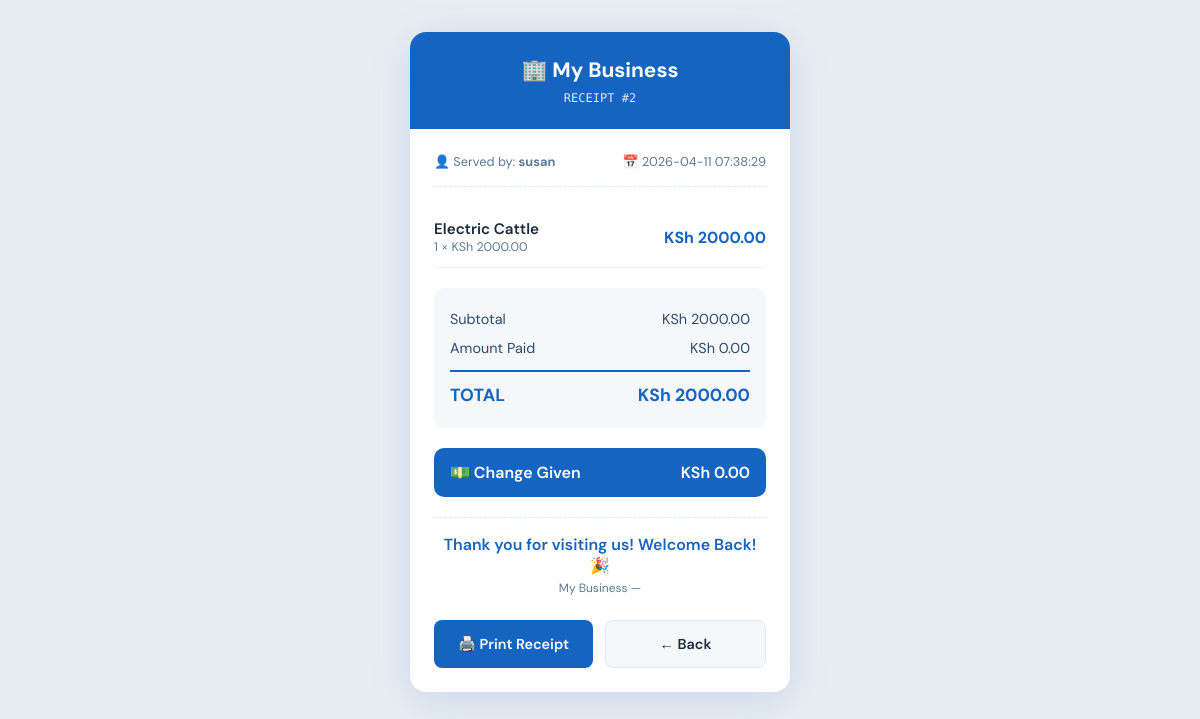
The app's page /receipt/2 (signed in) with its own data.
### tables this page shows
CREATE TABLE settings (
        id INTEGER PRIMARY KEY AUTOINCREMENT,
        business_name TEXT DEFAULT 'My Business',
        business_location TEXT DEFAULT '',
        business_currency TEXT DEFAULT 'KSh',
        business_color TEXT DEFAULT '#1565C0',
        owner_phone TEXT DEFAULT '',
        owner_email TEXT DEFAULT '',
        at_username TEXT DEFAULT '',
        at_api_key TEXT DEFAULT '',
        gmail_address TEXT DEFAULT '',
        gmail_app_password TEXT DEFAULT '',
        sms_enabled INTEGER DEFAULT 0,
        email_enabled INTEGER DEFAULT 0,
        low_stock_threshold INTEGER DEFAULT 5
    );

CREATE TABLE sales (
        id INTEGER PRIMARY KEY AUTOINCREMENT,
        seller TEXT NOT NULL,
        item_name TEXT NOT NULL,
        quantity INTEGER NOT NULL,
        unit_price REAL NOT NULL,
        total_price REAL NOT NULL,
        date_time TEXT NOT NULL
    , amount_paid REAL NOT NULL DEFAULT 0, change_given REAL NOT NULL DEFAULT 0);

### app.py (the view)
@app.route('/receipt/<int:sale_id>')
def receipt(sale_id):
    if not session.get('logged_in'):
        return redirect(url_for('login'))
    conn = get_db()
    sale = conn.execute("SELECT * FROM sales WHERE id=?",(sale_id,)).fetchone()
    conn.close()
    settings = get_settings()
    return render_template('receipt.html', sale=dict(sale), settings=settings)

### app.py (called while the page is built)
def get_db():
    conn = sqlite3.connect('sales.db')
    conn.row_factory = sqlite3.Row
    return conn

def get_settings():
    conn = get_db()
    row = conn.execute("SELECT * FROM settings LIMIT 1").fetchone()
    conn.close()
    return dict(row) if row else {}

### templates/receipt.html (shortened to what this page needs)
<!DOCTYPE html>
<html lang="en">
<head>
</head>
<body>
    <div class="receipt-wrapper">
        <div class="receipt">
            <div class="receipt-header">
                <h1>🏢 {{ settings.business_name }}</h1>
                <p style="margin-top:0.5rem; font-family:'DM Mono',monospace; font-size:0.75rem;">
                    RECEIPT #{{ sale.id }}
                </p>
            </div>
            <div class="receipt-body">
                <div class="receipt-meta">
                    <span>👤 Served by: <strong>{{ sale.seller }}</strong></span>
                    <span>📅 {{ sale.date_time }}</span>
                </div>
                <div class="receipt-items">
                    <div class="receipt-item">
                        <div>
                            <div class="item-name">{{ sale.item_name }}</div>
                            <div class="item-detail">
                                {{ sale.quantity }} × {{ settings.business_currency }} {{ "%.2f"|format(sale.unit_price) }}
                            </div>
                        </div>
                        <div class="item-total">
                            {{ settings.business_currency }} {{ "%.2f"|format(sale.total_price) }}
                        </div>
                    </div>
                </div>
                <div class="receipt-totals">
                    <div class="total-row">
                        <span>Subtotal</span>
                        <span>{{ settings.business_currency }} {{ "%.2f"|format(sale.total_price) }}</span>
                    </div>
                    <div class="total-row">
                        <span>Amount Paid</span>
                        <span>{{ settings.business_currency }} {{ "%.2f"|format(sale.amount_paid) }}</span>
                    </div>
                    <div class="total-row grand">
                        <span>TOTAL</span>
                        <span>{{ settings.business_currency }} {{ "%.2f"|format(sale.total_price) }}</span>
                    </div>
                </div>
                <div class="change-box">
                    <span>💵 Change Given</span>
                    <span>{{ settings.business_currency }} {{ "%.2f"|format(sale.change_given) }}</span>
                </div>
                <div class="receipt-footer">
                    <div class="footer-msg">Thank you for visiting us! Welcome Back! 🎉</div>
                    <div class="footer-sub">{{ settings.business_name }} — {{ settings.business_location }}</div>
                </div>
                <div class="receipt-actions">
                    <button class="btn btn-print" onclick="window.print()">🖨️ Print Receipt</button>
                    <a href="/seller" class="btn btn-back">← Back</a>
                </div>
            </div>
        </div>
    </div>
</body>
</html>

### records on screen
settings: business_name "My Business", business_currency "KSh"
sales: id "2", seller "susan", date_time "2026-04-11 07:38:29", item_name "Electric Cattle", quantity "1", unit_price "2000.00", total_price "2000.00", amount_paid "0.00", change_given "0.00"
